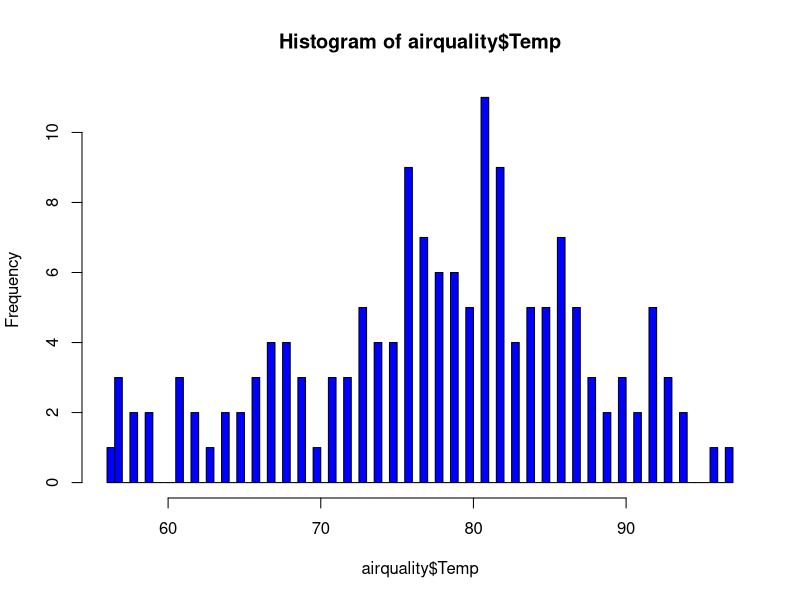
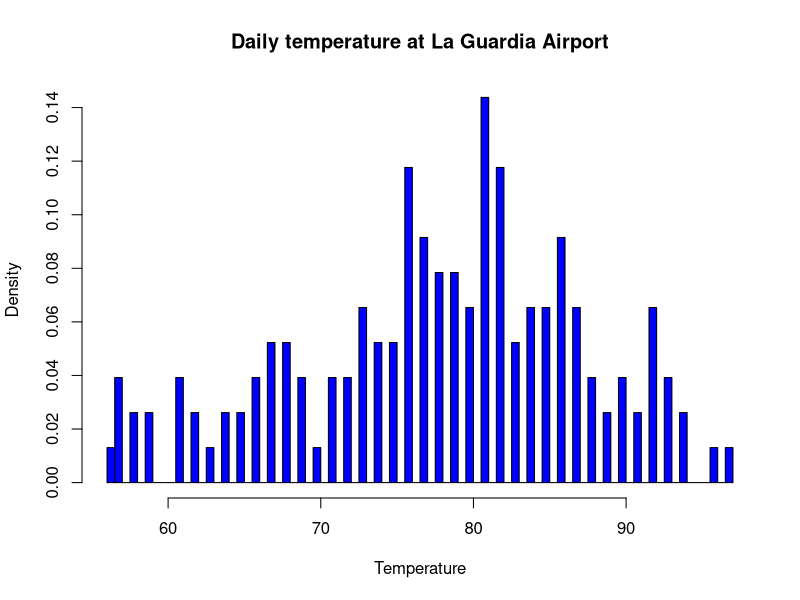
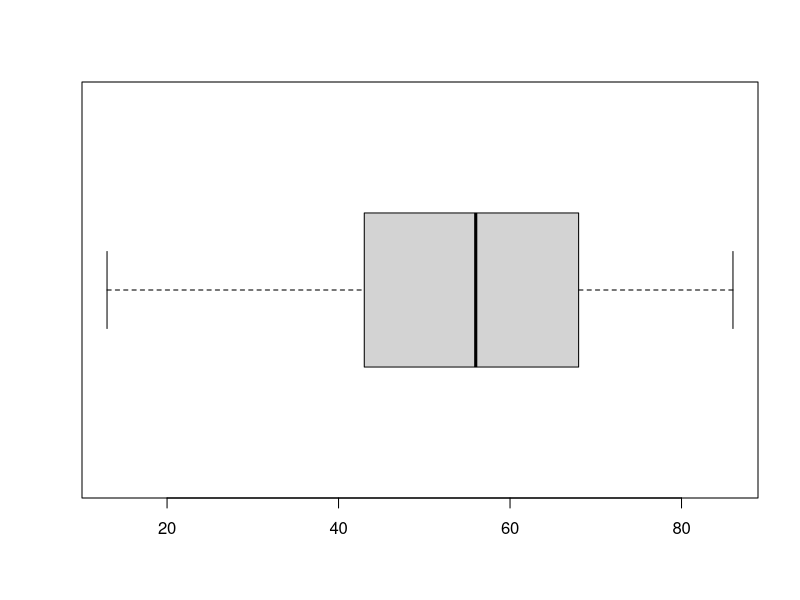
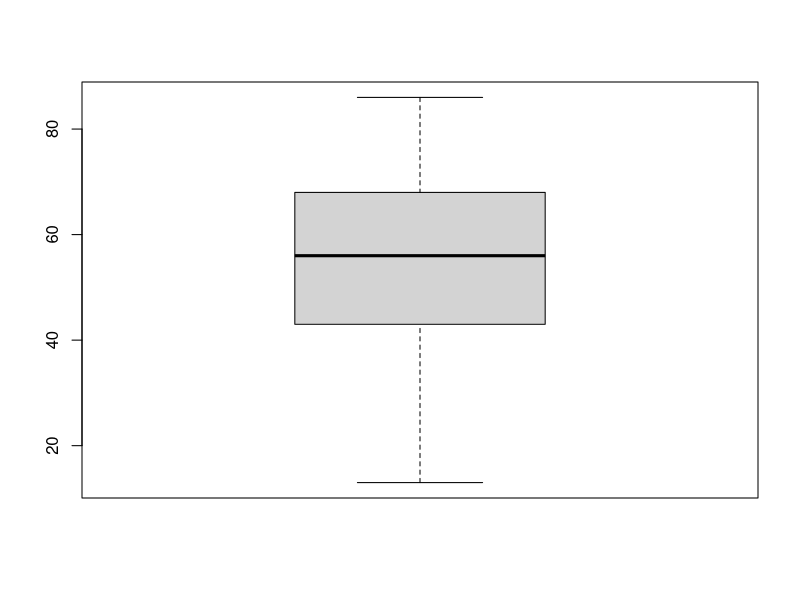
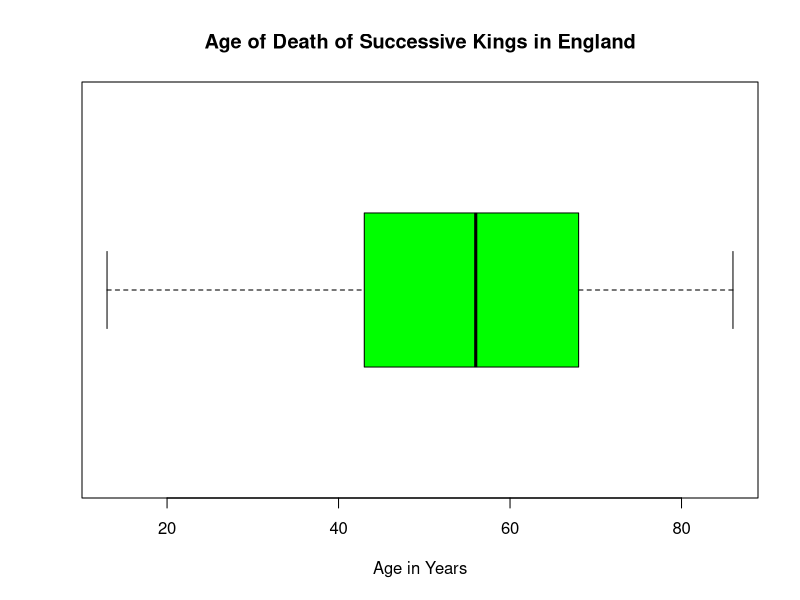
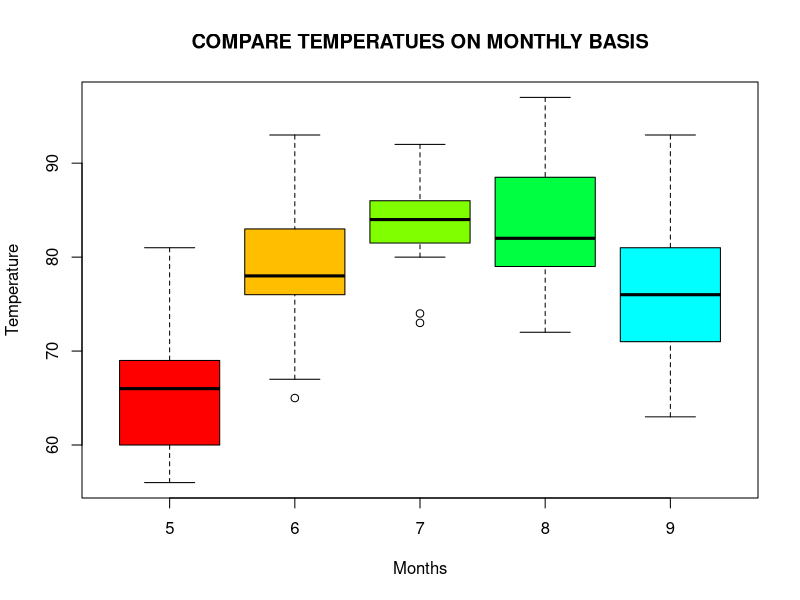
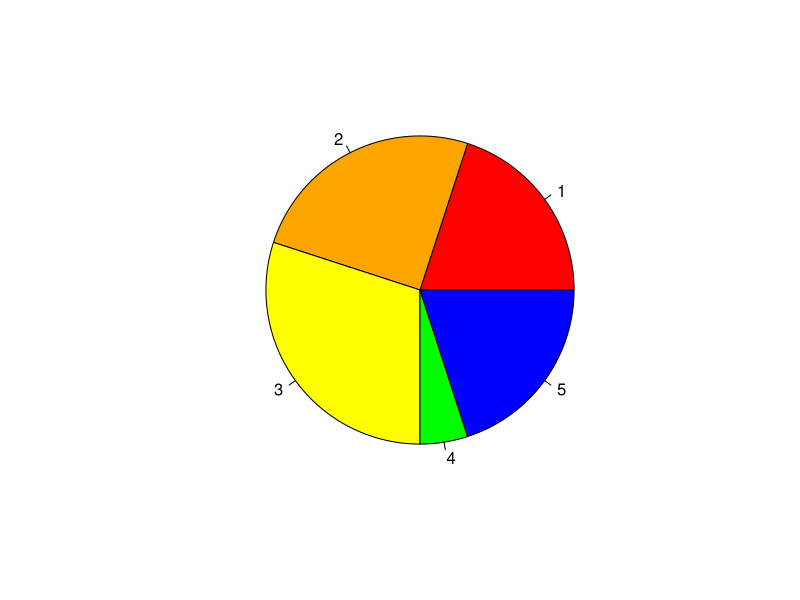
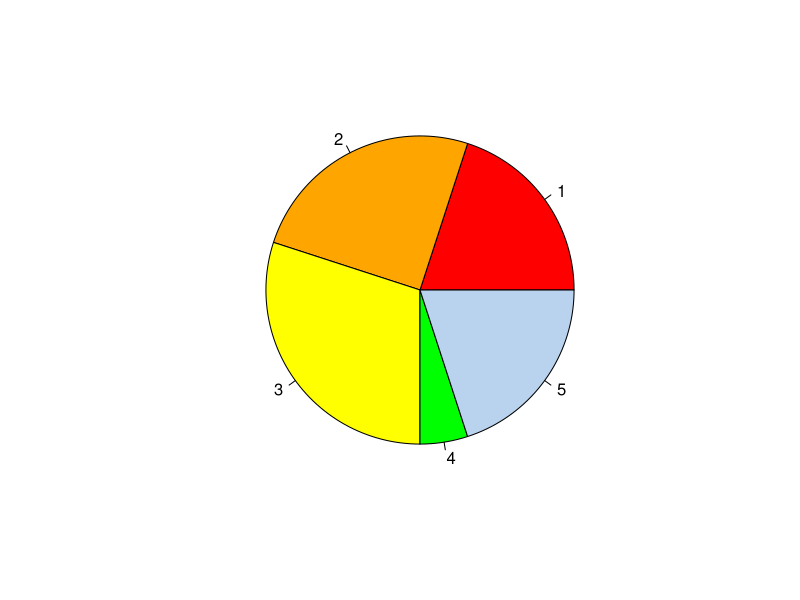

The R source for these figures, in order:
#PSTAT 10 LAB 2B
# 04/10/2019

# Question 1
data("airquality")
View(airquality)
?hist()
hist(airquality$Temp, breaks = 60, col = "blue")
Temperature <- airquality$Temp
hist(Temperature, main = "Daily temperature at La Guardia Airport", breaks = 60, col="blue", prob = TRUE)
# use histogram above for Question 6

# Question 2
z <- c(34,9,72,12,32,87,33,42,39,42,49,50,58,70)
stem(z, scale = 2)

zb <- c(34,9,72,12,32,87,33,42,39,42,49,116,50,58,70)
stem(zb, scale = 3)       # changed scale to 3 because 3 digit integer in this new vector

# Question 3
kings<- c(60, 43, 67, 50, 56, 42, 50, 65, 68, 43, 65, 34, 
          47, 34, 49, 41, 13, 35, 53, 56, 16, 43, 69, 59, 
          48, 59, 86, 55, 68, 51, 33, 49, 67, 77, 81, 67, 
          71, 81, 68, 70, 77, 56)
?boxplot
boxplot(kings, horizontal = TRUE)
boxplot(kings, vertical = TRUE)
boxplot(kings, horizontal = TRUE, col = "green", main = "Age of Death of Successive Kings in England", 
        xlab = "Age in Years")


# Question 4
data(islands)
length(islands) # total number of observations
summary(islands) # max is size of biggest islands
mean(islands)     # mean areas
?islands
islandquants <- quantile(islands)
islandquants    # vector that contains following quantiles

# Question 5
boxplot(Temp~Month, data = airquality, main = toupper("Compare Temperatues on monthly basis"), xlab = "Months",
        ylab = "Temperature", col = rainbow(8))


# Question 6
x <- c(4,5,6,1,4)
pie(x, col = c("red", "orange", "yellow", "green", "blue"))
MyColors <- c("red","orange", "yellow", "green", "slategray2")
pie(x, col = MyColors)
colors()
hist(Temperature, main = "Daily temperature at La Guardia Airport", breaks = 60, col = MyColors, prob = TRUE)
# Does not make sense to have different colors in a histogram, only pie chart
